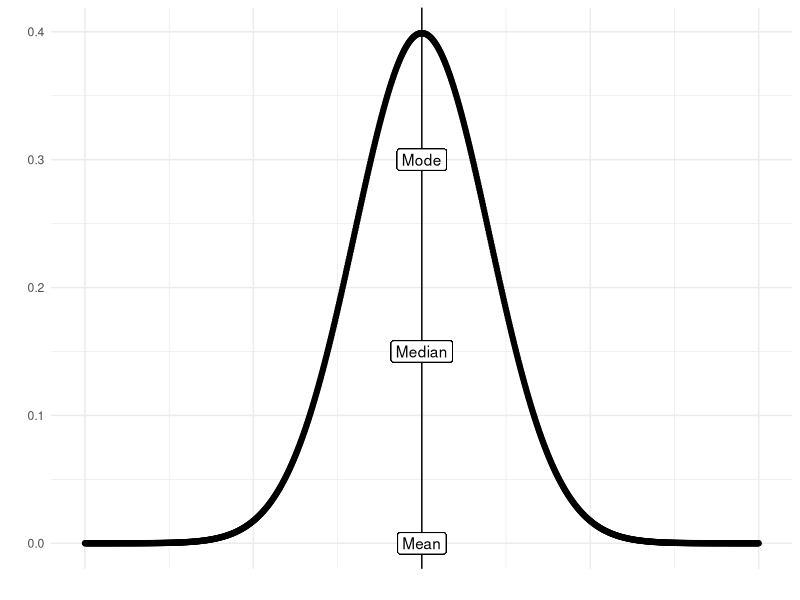
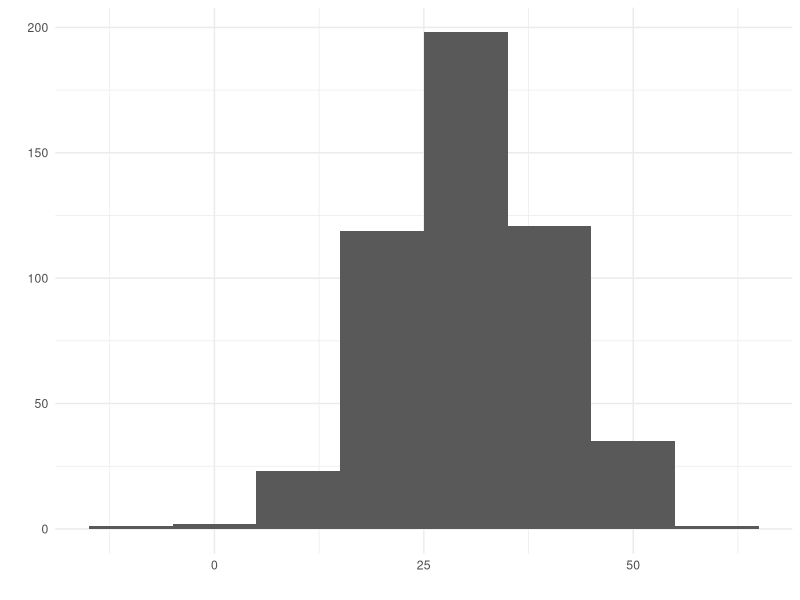
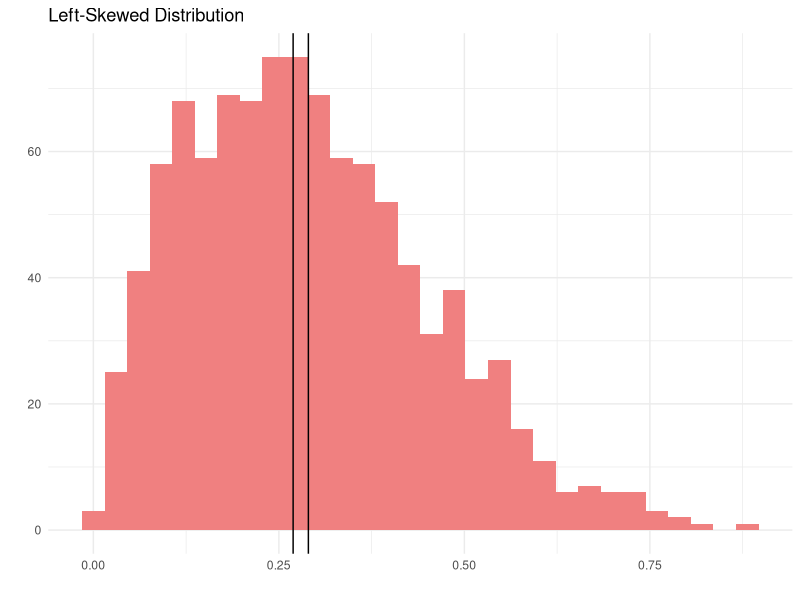
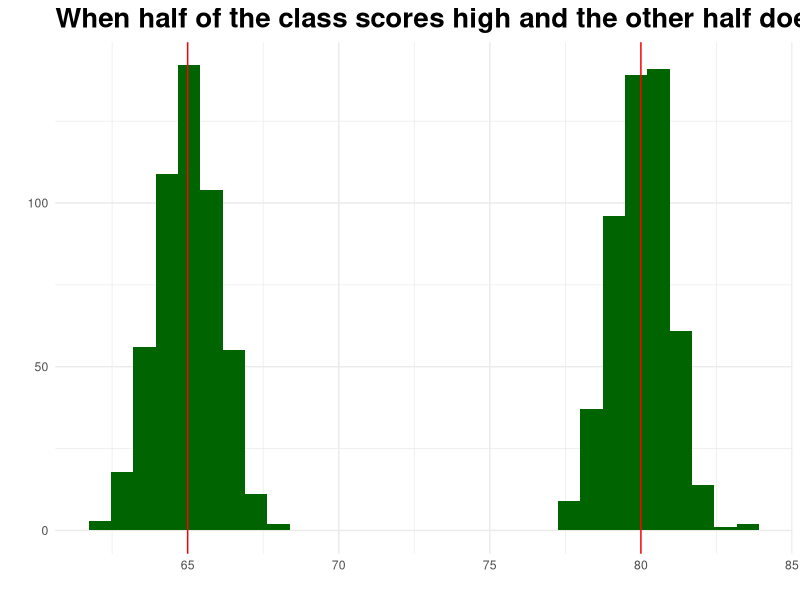
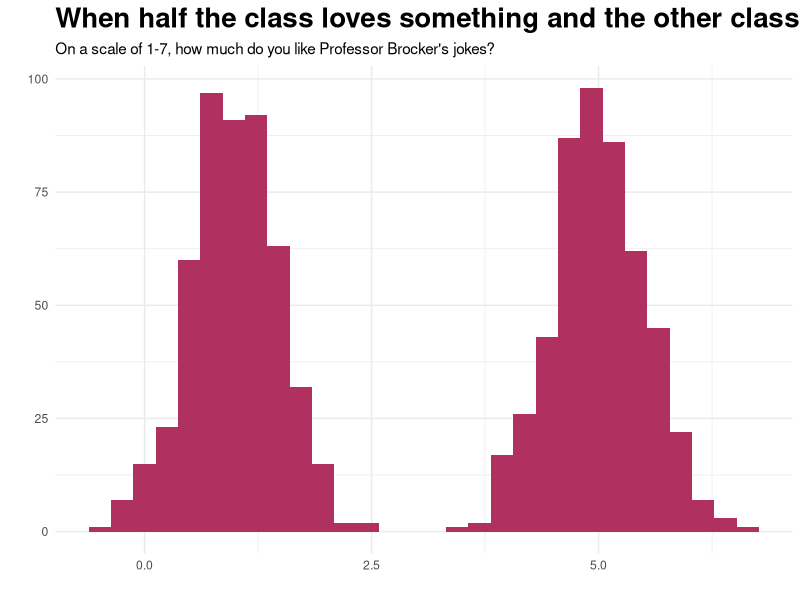
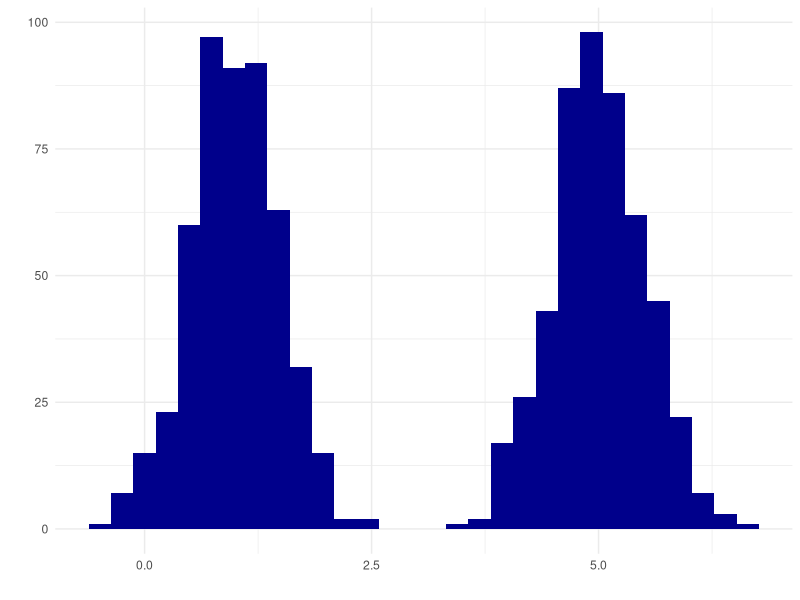
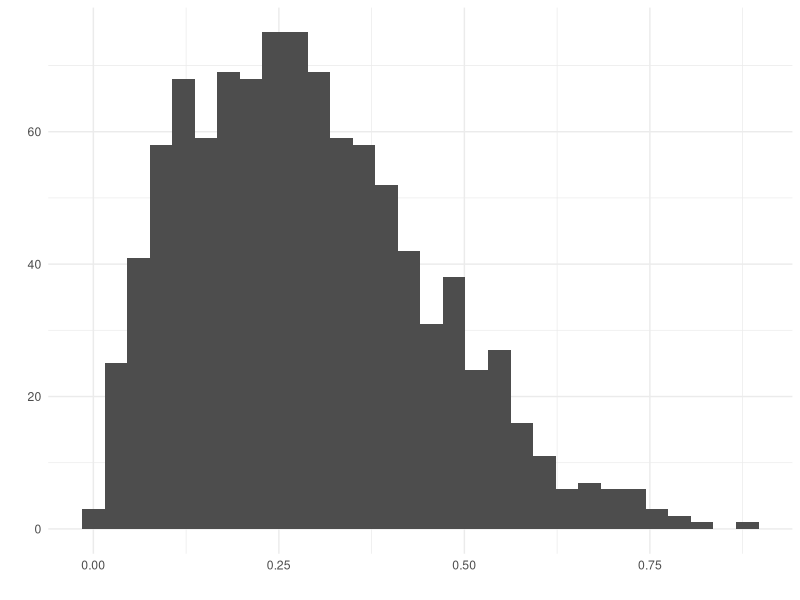
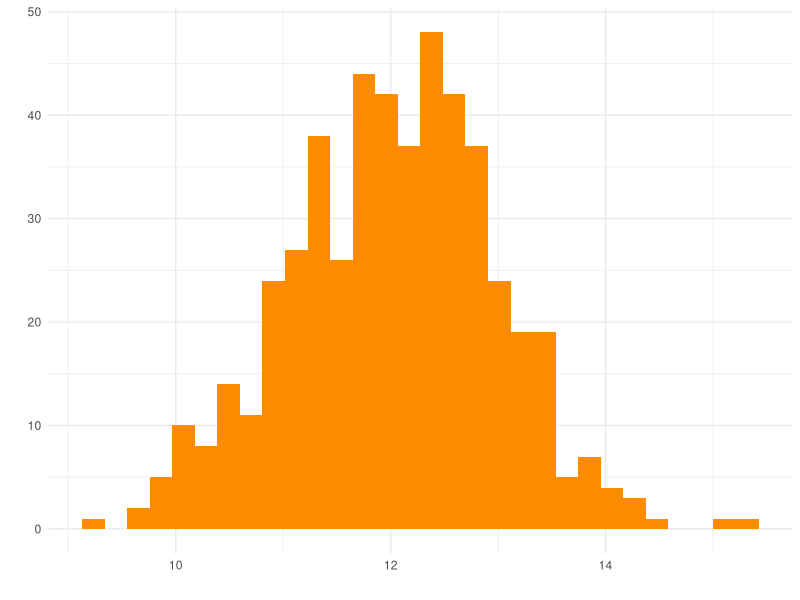

Recreate these plots in R, in order.
## ---- chunk 1
library(ggplot2)
x <- seq(5, 15, length=1000)

y <- dnorm(x, mean=10, sd=1)

nm <- data.frame(x,y)

ggplot(data = nm, aes(x,y)) + 
  geom_point() +
  theme_minimal() + 
  labs(
    x = "",
    y = "") +
  theme(
    axis.text.x = element_blank()
  ) +
  geom_vline(xintercept = 10) +
  geom_label(label = "Mean", y = 0, x = 10) +
  geom_label(label = "Median", y = 0.15, x = 10) +
  geom_label(label = "Mode", y = 0.3, x = 10)
  
## ---- chunk 2
 
  data.frame(
    z = rnorm(500,30,sd =10)
    ) |> 
  ggplot(aes(z)) + 
  geom_histogram(
    binwidth = 10
  ) + 
    theme_minimal() +
    labs(x = "",
         y = "")
## ---- chunk 3
# Set seed for reproducibility
set.seed(123)

# Generate 1000 random values from a Beta distribution
left_skewed <- rbeta(1000, shape1 = 2, shape2 = 5)

data.frame(left_skewed) |> 
  ggplot(aes(left_skewed)) + 
  geom_histogram(fill = "lightcoral") +
  labs(
    title = "Left-Skewed Distribution",
    x = "",
    y = ""
  ) + 
  theme_minimal() + 
  geom_vline(xintercept = 
               median(left_skewed)) +
  geom_vline(xintercept = 
               mean(left_skewed)) 
## ---- chunk 4
exam <- 
  data.frame(
    l = c(rnorm(500,80,1),
          rnorm(500,65,1))
  )

ggplot(exam,aes(l)) + 
  geom_histogram(fill = "darkgreen") +
  labs(
    x = "",
    y = "",
    title = "When half of the class scores high and the other half doesn't"
  ) + 
  theme_minimal() +
  geom_vline(xintercept = 65,
             color = "red") + 
  geom_vline(xintercept = 80,
             color = "red") +
  theme(
    plot.title = 
      element_text(
        size = 20, 
        face = "bold")
  )
## ---- chunk 5
exam <- 
  data.frame(l = c(
    rnorm(500,1,0.5), 
    rnorm(500,5,0.5)) 
    )

ggplot(exam, aes(l)) + 
  geom_histogram(fill = "maroon") +
  labs(x = "", 
       y = "", 
       title = "When half the class loves something and the other class hates it!",
       subtitle = "On a scale of 1-7, how much do you like Professor Brocker's jokes?") + 
  theme_minimal() + 
  theme(
    plot.title = 
      element_text(
        size = 20, 
        face = "bold")
    )
## ---- chunk 6
  data.frame(l = c(
    rnorm(500,1,0.5), 
    rnorm(500,5,0.5)) 
    )

ggplot(exam, aes(l)) + 
  geom_histogram(fill = "darkblue") +
  labs(x = "", 
       y = ""
       ) + 
  theme_minimal()
## ---- chunk 7
# Set seed for reproducibility
set.seed(123)

# Generate 1000 random values from a Beta distribution
left_skewed <- rbeta(1000, shape1 = 2, shape2 = 5)

data.frame(left_skewed) |> 
  ggplot(aes(left_skewed)) + 
  geom_histogram(fill = "grey30") +
  labs(
    x = "",
    y = ""
  ) + 
  theme_minimal() 
## ---- chunk 8
  
data.frame(
  l = rnorm(500,12,1)
    ) |> 
ggplot(aes(l)) + 
  geom_histogram(fill = "darkorange") +
  labs(x = "", 
       y = ""
       ) + 
  theme_minimal()
